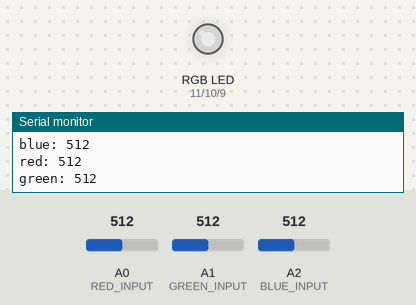
The sketch below on a simulated Arduino Uno, built with avr-gcc and run on an emulated ATmega328P. Parts: an RGB LED mixed from three pins (HIGH = lit), the last lines printed to the serial monitor. The inputs (shaded band) are chosen by the test bench; at power-on: A0 (RED_INPUT) = 512, A1 (GREEN_INPUT) = 512, A2 (BLUE_INPUT) = 512. Dim RGB values are drawn brighter than linear.

Above: at 1.2 s.
1.3 s: A0 (RED_INPUT) set to 983
At 2.5 s:
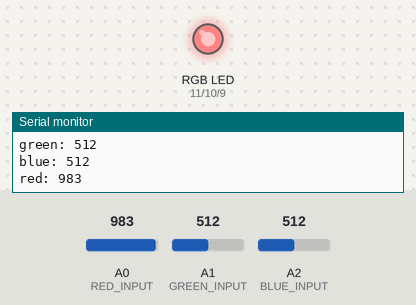
2.8 s: A0 (RED_INPUT) set to 1007
At 3.8 s:
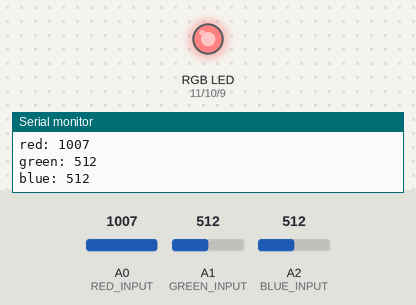
4.3 s: A1 (GREEN_INPUT) set to 716
At 5.5 s:
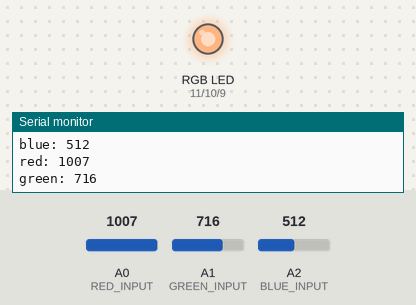
5.8 s: A2 (BLUE_INPUT) set to 982
At 7.0 s:
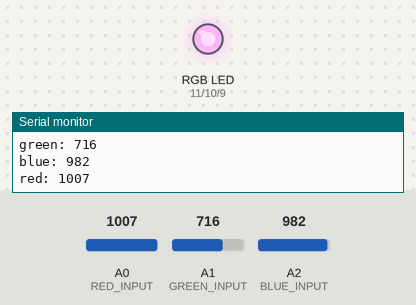
7.3 s: A2 (BLUE_INPUT) set to 1010
At 7.7 s:
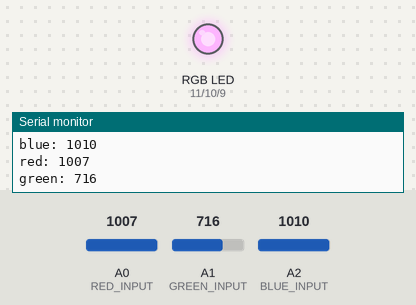
8.8 s: A1 (GREEN_INPUT) set to 992
At 10.0 s:
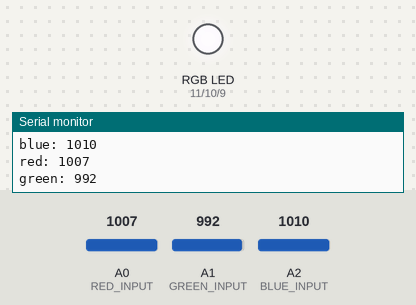
10.3 s: A1 (GREEN_INPUT) set to 1015
Timing chart, 0 to 13.3 s (numbered marks = the images above; inputs shaded):
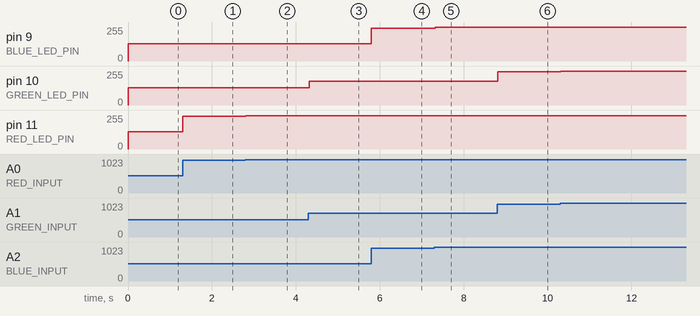

The sketch:

rgb_led.ino
```cpp
#define RED_LED_PIN     11
#define GREEN_LED_PIN   10
#define BLUE_LED_PIN    9

#define RED_INPUT       A0
#define GREEN_INPUT     A1
#define BLUE_INPUT      A2

uint16_t red = 0;
uint16_t green = 0;
uint16_t blue = 0;


void setup() {
  Serial.begin(9600);
  pinMode(RED_LED_PIN, OUTPUT);
  pinMode(GREEN_LED_PIN, OUTPUT);
  pinMode(BLUE_LED_PIN, OUTPUT);

}

void loop() {
  red = analogRead(RED_INPUT);
  green = analogRead(GREEN_INPUT);
  blue = analogRead(BLUE_INPUT);
  analogWrite(RED_LED_PIN, red >>2);
  analogWrite(GREEN_LED_PIN, green >>2);
  analogWrite(BLUE_LED_PIN, blue >>2);
  Serial.print("red: ");
  Serial.print(red);
  Serial.print("\n");
  Serial.print("green: ");
  Serial.print(green);
  Serial.print("\n");
  Serial.print("blue: ");
  Serial.print(blue);
  Serial.print("\n");
}
```

Measured:
- after the input at 1.3 s, pin 11 (RED_LED_PIN): 128/255 → 245/255 at once
- after the input at 2.8 s, pin 11 (RED_LED_PIN): 245/255 → 251/255 at once
- after the input at 4.3 s, pin 10 (GREEN_LED_PIN): 128/255 → 179/255 at once
- after the input at 5.8 s, pin 9 (BLUE_LED_PIN): 128/255 → 245/255 at once
- after the input at 7.3 s, pin 9 (BLUE_LED_PIN): 245/255 → 252/255 at once
- after the input at 8.8 s, pin 10 (GREEN_LED_PIN): 179/255 → 248/255 at once
- after the input at 10.3 s, pin 10 (GREEN_LED_PIN): 248/255 → 253/255 at once
